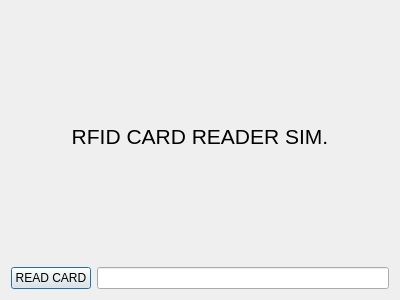
<?xml version="1.0" encoding="UTF-8"?>
<ui version="4.0">
 <class>cardReader</class>
 <widget class="QDialog" name="cardReader">
  <property name="geometry">
   <rect>
    <x>0</x>
    <y>0</y>
    <width>400</width>
    <height>300</height>
   </rect>
  </property>
  <property name="windowTitle">
   <string>Dialog</string>
  </property>
  <layout class="QHBoxLayout" name="horizontalLayout">
   <item>
    <layout class="QVBoxLayout" name="verticalLayout_2">
     <item>
      <widget class="QLabel" name="label">
       <property name="font">
        <font>
         <pointsize>16</pointsize>
        </font>
       </property>
       <property name="text">
        <string>RFID CARD READER SIM.</string>
       </property>
       <property name="alignment">
        <set>Qt::AlignCenter</set>
       </property>
      </widget>
     </item>
     <item>
      <layout class="QHBoxLayout" name="horizontalLayout_2">
       <item>
        <widget class="QPushButton" name="pushButton">
         <property name="text">
          <string>READ CARD</string>
         </property>
        </widget>
       </item>
       <item>
        <widget class="QLineEdit" name="lineEdit"/>
       </item>
      </layout>
     </item>
    </layout>
   </item>
  </layout>
 </widget>
 <resources/>
 <connections/>
</ui>
